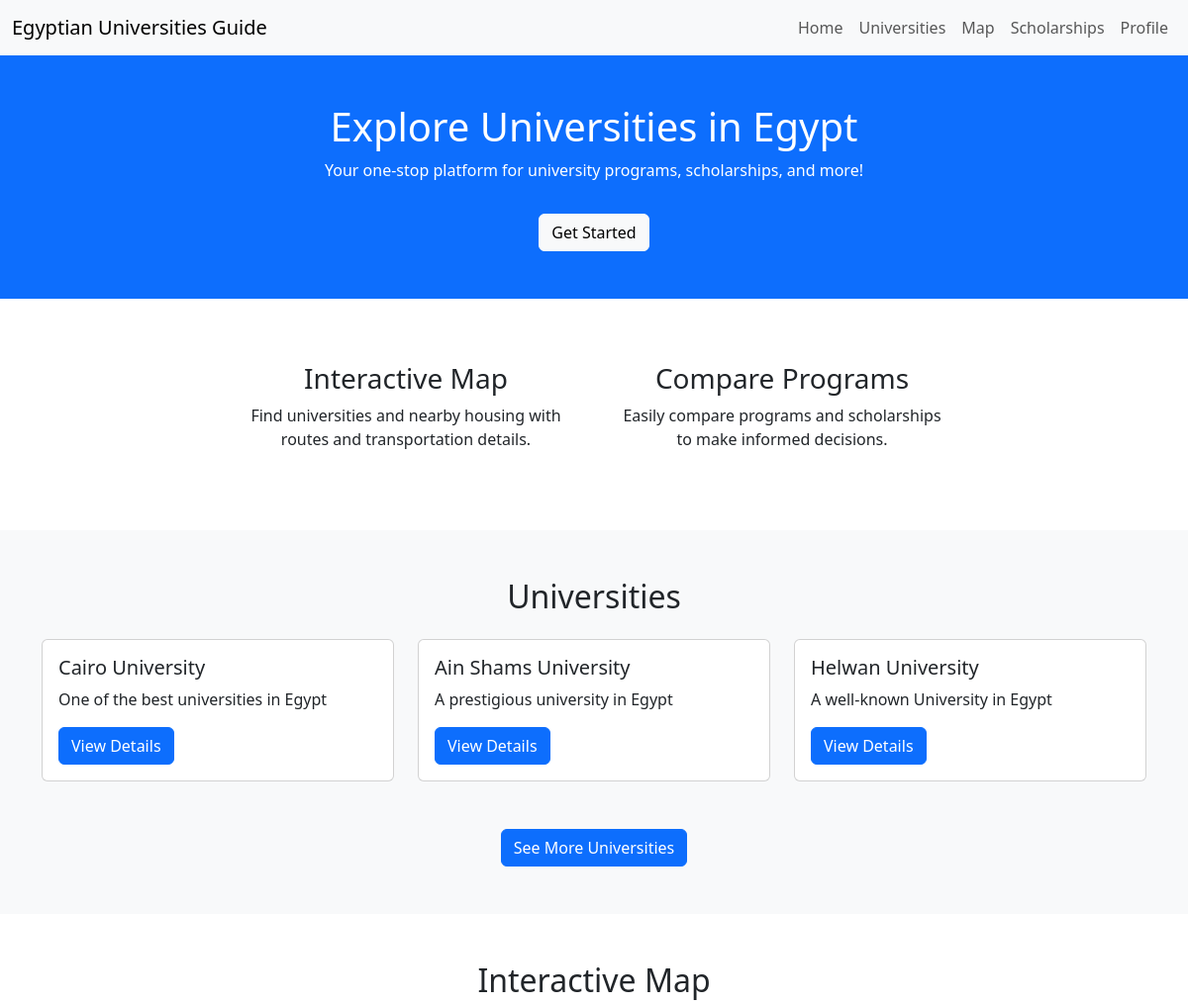
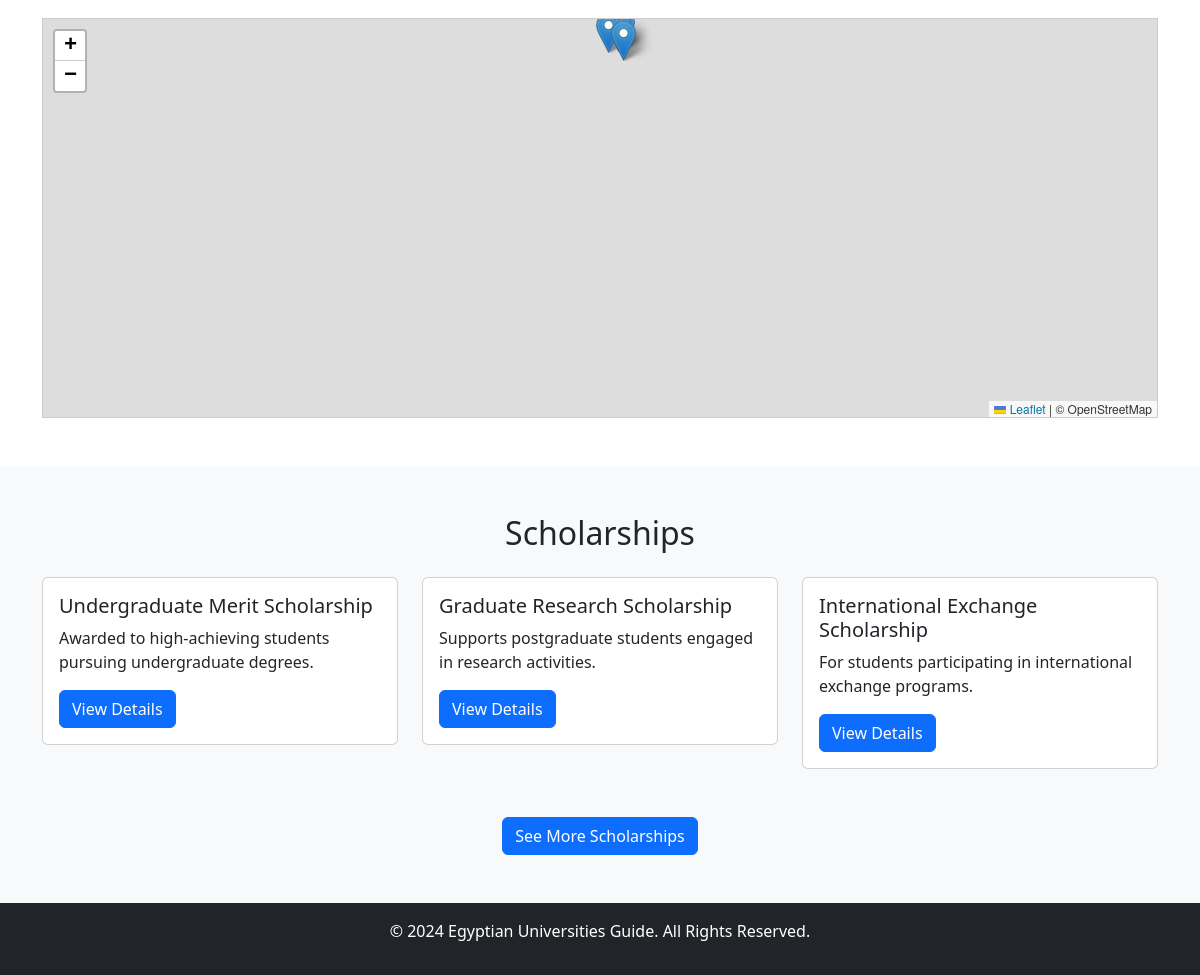
The app's page / (signed in) with its own data (2 pictures, top to bottom).
### pages/models.py (models this page shows, shortened)
class University(models.Model):
    universityID = models.IntegerField(unique=True)
    name = models.CharField(max_length=250)
    location = models.CharField(max_length=250)
    about = models.TextField()
    website = models.URLField(max_length=250)
    ranking = models.IntegerField(null=True, blank=True)
    programs = models.ManyToManyField('Program', related_name='universities')  # Many-to-many with Program
    scholarships = models.ManyToManyField('Scholarship', related_name='universities')  # Many-to-many with Scholarship
    short_description = models.CharField(max_length=255, default='Your default value here')
    latitude = models.FloatField(null=True)
    longitude = models.FloatField(null=True)

class Scholarship(models.Model):
    scholarshipID = models.IntegerField(unique=True)
    name = models.CharField(max_length=250)
    about = models.TextField()
    amount = models.FloatField()
    short_description = models.CharField(max_length=250, default="No description provided")

### pages/views.py (the view)
# urls.py: path('', views.index, name='index'),
@login_required
def index(request):
    universities = University.objects.all()[:3]
    all_universities = University.objects.all()
    scholarships = Scholarship.objects.all()[:3]
    context = {
        'universities':universities,
        "all_universities":all_universities,
        'scholarships':scholarships,
    }
    return render(request, 'index.html', context)

### pages/templates/index.html (shortened to what this page needs)
<!DOCTYPE html>
<html lang="en">
<head>
    <link href="https://cdn.jsdelivr.net/npm/bootstrap@5.3.0-alpha3/dist/css/bootstrap.min.css" rel="stylesheet">
    <link rel="stylesheet" href="https://unpkg.com/leaflet/dist/leaflet.css" />
</head>
<body>
    <nav class="navbar navbar-expand-lg navbar-light bg-light">
        <div class="container-fluid">
            <a class="navbar-brand" href="#">Egyptian Universities Guide</a>
            <div class="collapse navbar-collapse" id="navbarNav">
                <ul class="navbar-nav ms-auto">
                    <li class="nav-item"><a class="nav-link" href="#">Home</a></li>
                    <li class="nav-item"><a class="nav-link" href="#universities">Universities</a></li>
                    <li class="nav-item"><a class="nav-link" href="#map">Map</a></li>
                    <li class="nav-item"><a class="nav-link" href="#scholarships">Scholarships</a></li>
                    <li class="nav-item">
                        <a class="nav-link" href="{% url 'profile' request.user.userID %}">Profile</a>
                    </li>
                </ul>
            </div>
        </div>
    </nav>
    <section class="hero bg-primary text-white text-center py-5">
        <div class="container">
            <h1>Explore Universities in Egypt</h1>
            <p>Your one-stop platform for university programs, scholarships, and more!</p>
            <a href="#universities" class="btn btn-light mt-3">Get Started</a>
        </div>
    </section>
    <section id="features" class="py-5">
        <div class="container">
            <div class="row justify-content-center align-items-center text-center">
                <div class="col-md-4">
                    <div class="p-3">
                        <h3>Interactive Map</h3>
                        <p>Find universities and nearby housing with routes and transportation details.</p>
                    </div>
                </div>
                <div class="col-md-4">
                    <div class="p-3">
                        <h3>Compare Programs</h3>
                        <p>Easily compare programs and scholarships to make informed decisions.</p>
                    </div>
                </div>
            </div>
        </div>
    </section>
    <section id="universities" class="py-5 bg-light">
        <div class="container">
            <h2 class="text-center mb-4">Universities</h2>
            <div class="row">
                {% for university in universities %}
                <div class="col-md-4">
                    <div class="card mb-4">
                        <div class="card-body">
                            <h5 class="card-title">{{ university.name }}</h5>
                            <p class="card-text">{{ university.short_description }}</p>
                            <a href="{% url 'university_details' university.id %}" class="btn btn-primary">View Details</a>
                        </div>
                    </div>
                </div>
                {% endfor %}
            </div>
        </div>
        <div class="text-center mt-4">
            <a href="{% url 'universities' %}" class="btn btn-primary">See More Universities</a>
        </div>
    </section>
    <section id="map" class="py-5">
        <div class="container">
            <h2 class="text-center mb-4">Interactive Map</h2>
            <div id="map-container" style="height: 400px; border: 1px solid #ccc;"></div>
        </div>
    </section>
    <section id="scholarships" class="py-5 bg-light">
        <div class="container">
            <h2 class="text-center mb-4">Scholarships</h2>
            <div class="row">
                {% for scholarship in scholarships %}
                <div class="col-md-4">
                    <div class="card mb-4">
                        <div class="card-body">
                            <h5 class="card-title">{{ scholarship.name }}</h5>
                            <p class="card-text">{{ scholarship.short_description }}</p>
                            <a href="{% url 'scholarship_details' scholarship.id %}" class="btn btn-primary">View Details</a>
                        </div>
                    </div>
                </div>
                {% endfor %}
            </div>
        </div>
        <div class="text-center mt-4">
            <a href="{% url 'scholarships' %}" class="btn btn-primary">See More Scholarships</a>
        </div>
    </section>
    <footer class="bg-dark text-white text-center py-3">
        <p>&copy; 2024 Egyptian Universities Guide. All Rights Reserved.</p>
    </footer>
</body>
</html>

### records on screen
University: name "Cairo University", short_description "One of the best universities in Egypt"
University: name "Ain Shams University", short_description "A prestigious university in Egypt"
University: name "Helwan University", short_description "A well-known University in Egypt"
Scholarship: name "Undergraduate Merit Scholarship", short_description "Awarded to high-achieving students pursuing undergraduate degrees."
Scholarship: name "Graduate Research Scholarship", short_description "Supports postgraduate students engaged in research activities."
Scholarship: name "International Exchange Scholarship", short_description "For students participating in international exchange programs."
